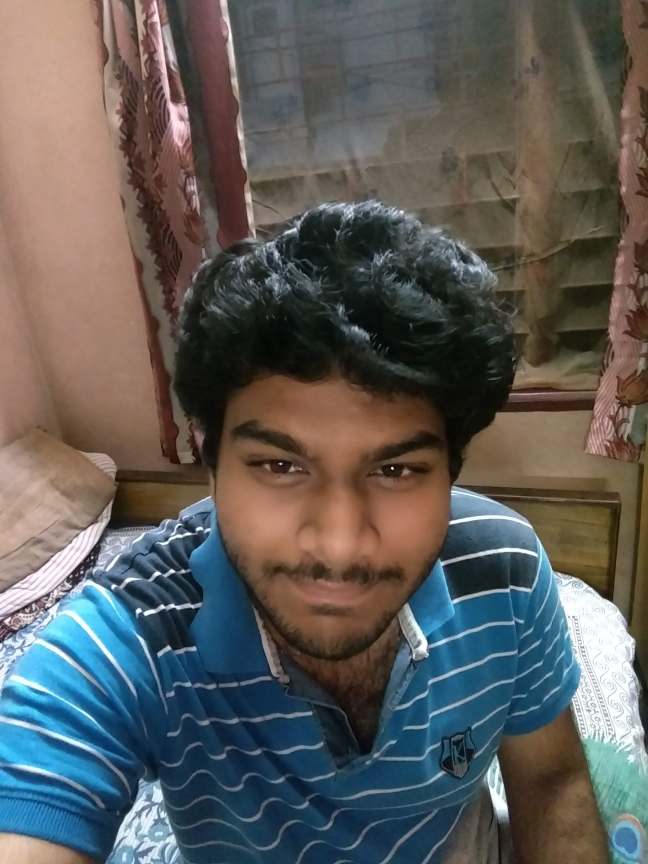
#> input picture image/m4.jpg, 1944 x 2592 px, given as the content of the folder /drive/My/ Drive/Colab Notebooks/ProjectData/FaceRecognition, which was not available (shown at 1/3 size)
$ jupyter execute --allow-errors ImageDetection.ipynb   (shell and % lines are left out)   (text cells are left out)
#> lines starting #> are read from the running program, lines starting #| are printed output that depends on the picture; after the words box and inside, x2 and y2 are one past the last pixel; in counts of white or black regions, pixels touching at a corner belong together; pictures that were not available may be replaced by others from this repository, and a replacement may not be noted
#> further down, image is the input picture: shape (2592, 1944, 3); mean B, G, R 90.2, 92.5, 93.6
#> `image = imutils.resize(image, width=600)`:
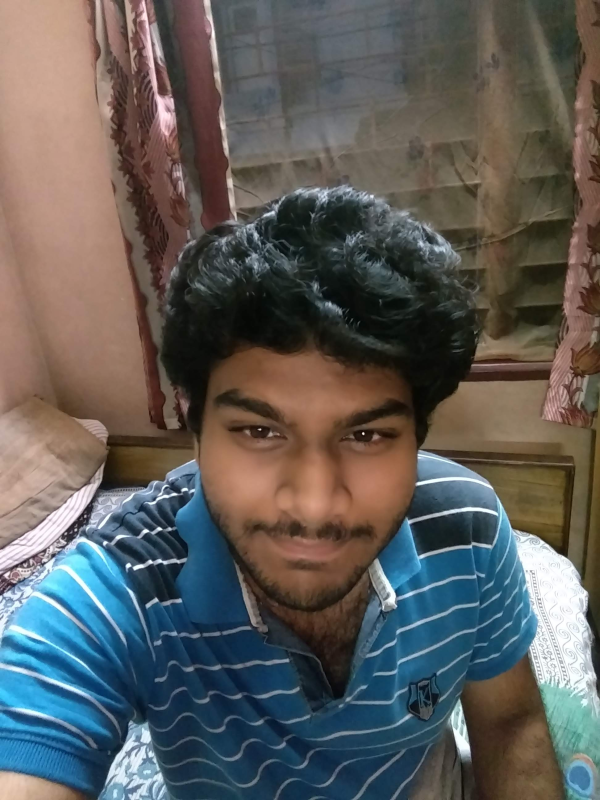
#> image: shape (800, 600, 3); mean B, G, R 90.2, 92.5, 93.6
[cell 1]
# Mounting Google Drive
from google.colab import drive
from os.path import join
ROOT = '/content/drive'
print(ROOT)
drive.mount(ROOT)

[cell 2]
%cd /content/drive/My\ Drive/Colab Notebooks/ProjectData/FaceRecognition

[cell 3]
from imutils import paths
import numpy as np
import argparse
import imutils
import pickle
import cv2
import os
import matplotlib.pyplot as plt
from google.colab.patches import cv2_imshow

[cell 4]
Dataset_path = "dataset2"
face_detection_path= "face_detection_model/res10_300x300_ssd_iter_140000.caffemodel"
proto_path = "face_detection_model/deploy.prototxt"
embedding_gen_path = "face_detection_model/openface_nn4.small2.v1.t7"
output_path = "pickle"

[cell 5]
print("Loading face detector.....")
#> (the rest of this cell did not finish here and is left out)

[cell 6]
print("Loading face embedder....")
#> (the rest of this cell did not finish here and is left out)

[cell 7]
imagepath = list(paths.list_images(Dataset_path))

[cell 8]
imagepath

[cell 9]
detector_haar = cv2.CascadeClassifier(cv2.data.haarcascades+'haarcascade_frontalface_default.xml')

[cell 10]
def getFace_haar(image):
  max = -1
  x1 = 0
  x2=0
  y1=0
  y2 = 0
  faces = detector_haar.detectMultiScale(image, 1.3,5)
#> faces = [[183, 336, 268, 268]]
  for (x,y,w,h) in faces:
    print(w,h)
    if w < 20 or h <20:
      continue
    area = h*w
    if max < area:
      max = area
      x1 = x
      y1 = y
      x2 = x+w
      y2 = y+h

    return x1, x2, y1, y2
#> this loop made 1 pass
#> (x, y, w, h, area, max, x1, y1) on pass 1: (183, 336, 268, 268, 71824, 71824, 183, 336)
#| 268 268
#> after the loop, max = 71824; x1 = 183; x2 = 451; y1 = 336; y2 = 604
#> `cord = getFace_haar(image)`: cord = (183, 451, 336, 604)
#> `x1, x2, y1, y2 = cord`: x1 = 183; x2 = 451; y1 = 336; y2 = 604
#> `cv2.rectangle(image, (x1, y1), (x2, y2), (0,255,0), 2)`:
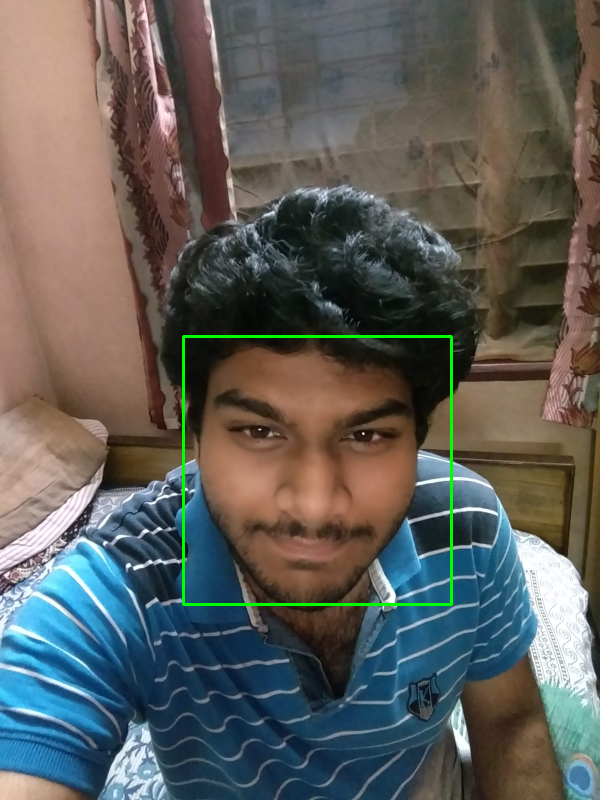
#> image: shape (800, 600, 3); 0.67% of pixels changed, all inside (x1, y1, x2, y2) = (182, 335, 453, 606)
#> `face = image[y1:y2, x1:x2]`:
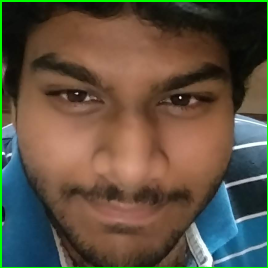
#> face: shape (268, 268, 3); mean B, G, R 65.6, 81.6, 93.2

[cell 11]
def getFace_CV2DNN(image):
  (h,w) = image.shape[:2]
  blob = cv2.dnn.blobFromImage(cv2.resize(image, (300,300)),1.0, (300,300),(104.0, 177.0, 123.0), swapRB= False, crop = False)
  detector.setInput(blob)
  detections = detector.forward()
  max = -1
  fHM = 0
  fWM = 0
  x1 = 0
  x2=0
  y1=0
  y2 = 0
  for i in range(0,detections.shape[2]):
    confidence = detections[0,0,i,2];

    if confidence < 0.7:
      continue

    box = detections[0, 0, i, 3:7] * np.array([w, h, w, h])
    (startX, startY, endX, endY) = box.astype("int")
    cv2.rectangle(image, (startX, startY), (endX, endY), (0,0,255), 2)


    fH = endX - startX
    fW = endY - startY
    print("ggg-",fW,fH)
    if fH < 20 or fW < 20:
      continue
    area = fH*fW
    if max < area:
      max = area
      x1 = startX
      x2 = endX
      y1 = startY
      y2 = endY
  return x1,x2,y1,y2

[cell 12]
knownEmbeddings = []
knownNames = []
total = 0
length=len(imagepath)
#> (the rest of this cell did not finish here and is left out)

$ run again, on image/m5.jpg
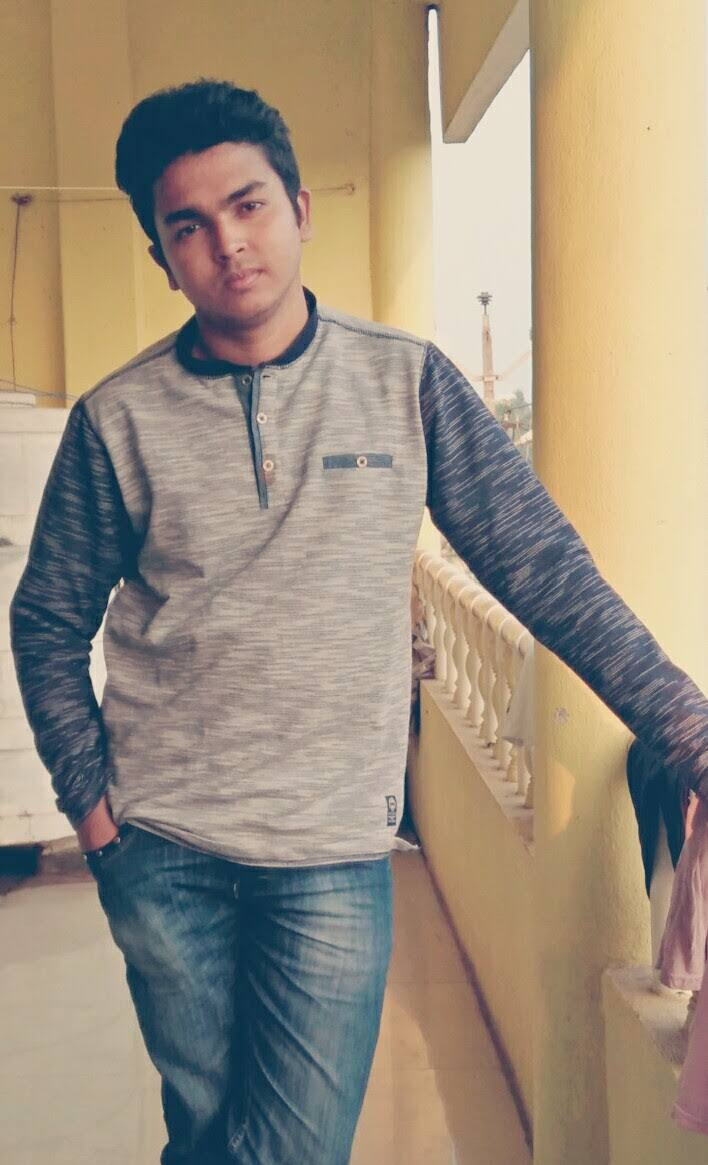
#> input picture image/m5.jpg, 708 x 1165 px, given as the content of the folder /drive/My/ Drive/Colab Notebooks/ProjectData/FaceRecognition, which was not available
#> image is the input picture: shape (1165, 708, 3); mean B, G, R 125.1, 143.1, 156.8
#> faces = [[120, 124, 144, 144]]
#> the loop in getFace_haar, `for (x,y,w,h) in faces:` made 1 pass
#> (x, y, w, h, area, max, x1, y1) on pass 1: (120, 124, 144, 144, 20736, 20736, 120, 124)
#> (printed output is left out)
#> after the loop in getFace_haar, `for (x,y,w,h) in faces:`: max = 20736; x1 = 120; x2 = 264; y1 = 124; y2 = 268
#> cord = (120, 264, 124, 268)
#> `x1, x2, y1, y2 = cord`: x1 = 120; x2 = 264; y1 = 124; y2 = 268
#> `cv2.rectangle(image, (x1, y1), (x2, y2), (0,255,0), 2)`:
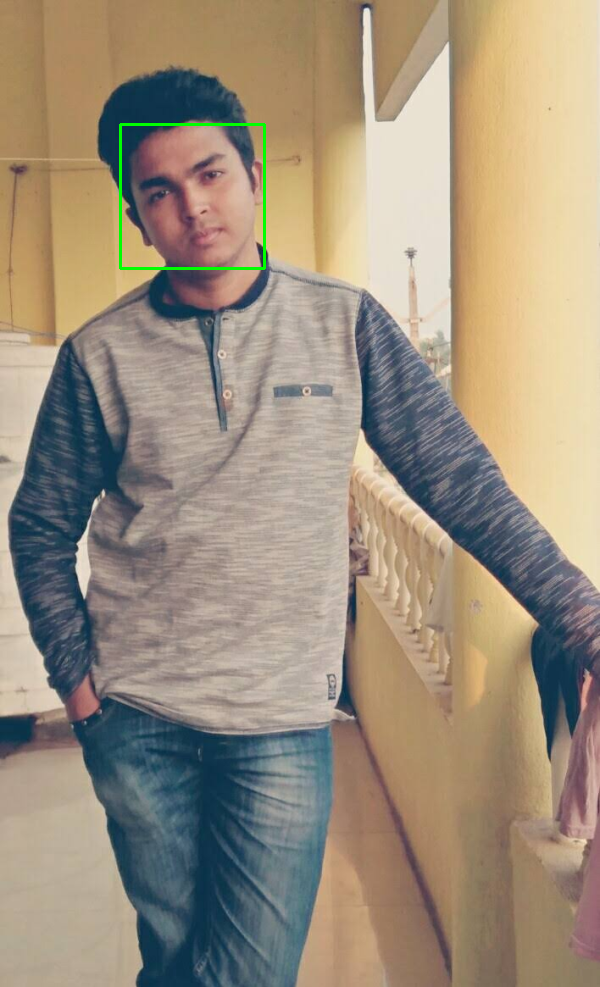
#> image: shape (987, 600, 3); mean B, G, R 124.8, 143.4, 156.5
#> `face = image[y1:y2, x1:x2]`:
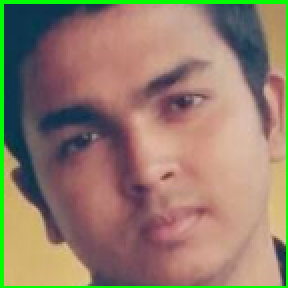
#> face: shape (144, 144, 3) (shown 2 times larger); mean B, G, R 107.8, 125.5, 146.7

$ run again, on image/m6.jpg
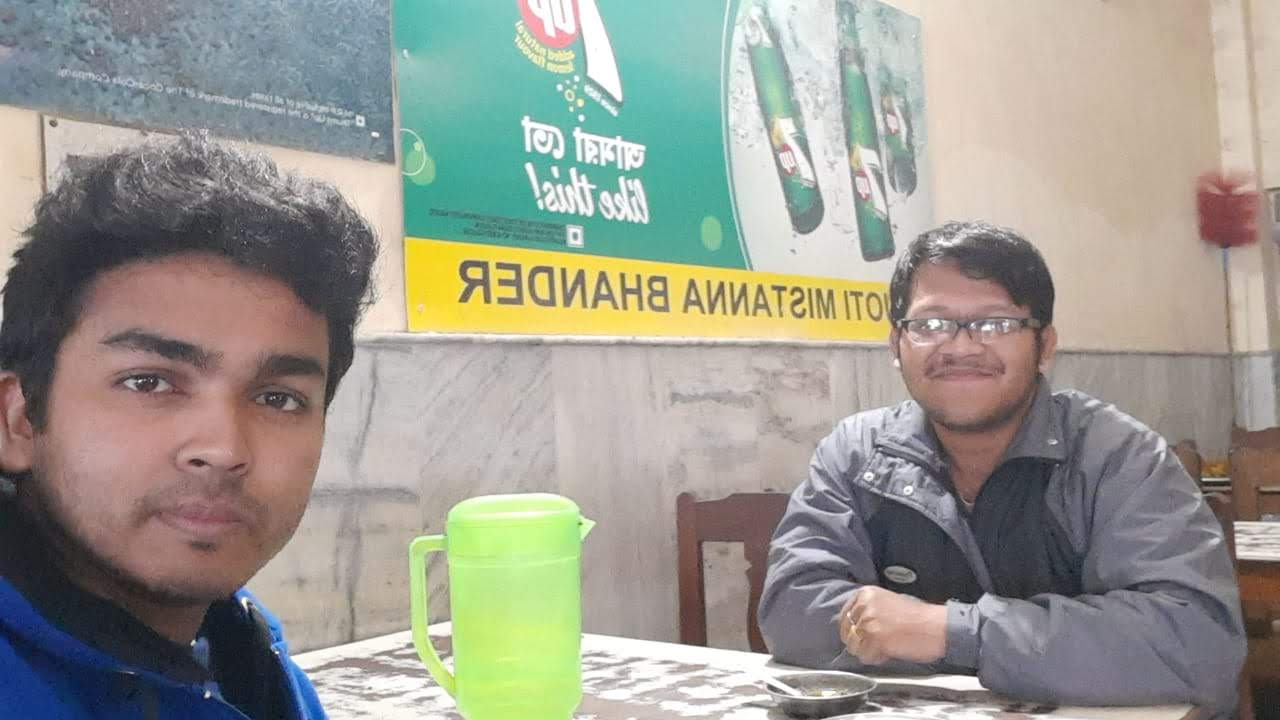
#> input picture image/m6.jpg, 1280 x 720 px, given as the content of the folder /drive/My/ Drive/Colab Notebooks/ProjectData/FaceRecognition, which was not available
#> image is the input picture: shape (720, 1280, 3); mean B, G, R 143.4, 152.7, 153.5
#> faces = [[418, 125, 69, 69], [20, 117, 164, 164]]
#> the loop in getFace_haar, `for (x,y,w,h) in faces:` made 1 pass
#> (x, y, w, h, area, max, x1, y1) on pass 1: (418, 125, 69, 69, 4761, 4761, 418, 125)
#> (printed output is left out)
#> after the loop in getFace_haar, `for (x,y,w,h) in faces:`: max = 4761; x1 = 418; x2 = 487; y1 = 125; y2 = 194
#> cord = (418, 487, 125, 194)
#> `x1, x2, y1, y2 = cord`: x1 = 418; x2 = 487; y1 = 125; y2 = 194
#> `cv2.rectangle(image, (x1, y1), (x2, y2), (0,255,0), 2)`:
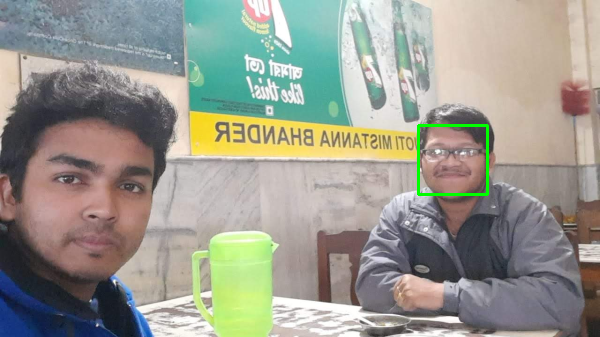
#> image: shape (337, 600, 3); mean B, G, R 142.9, 153.3, 153
#> `face = image[y1:y2, x1:x2]`:
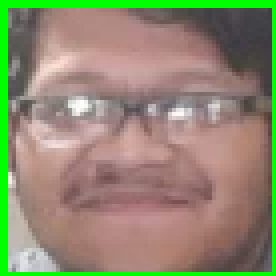
#> face: shape (69, 69, 3) (shown 4 times larger); mean B, G, R 111.9, 137.6, 143.2
